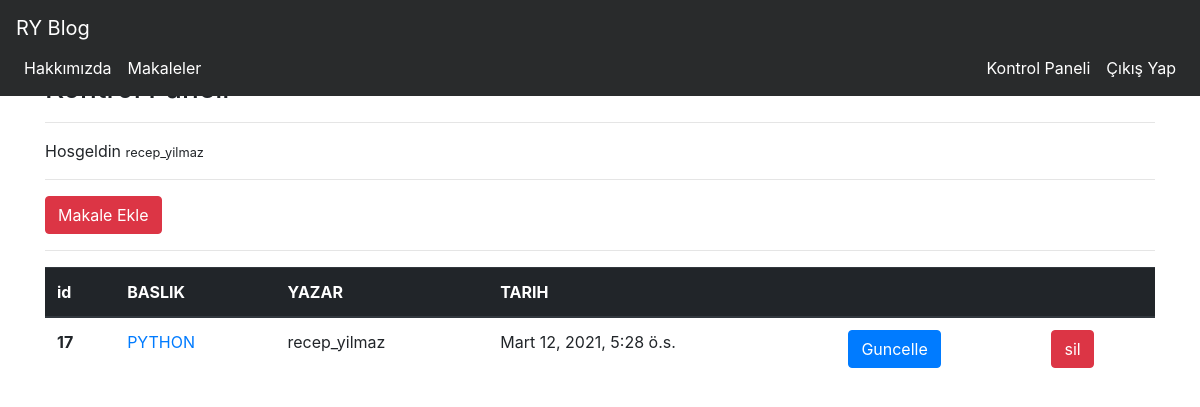
Screenshot of /articles/dashboard/ (signed in) with the database file from the repository.
### article/models.py (models this page shows, shortened)
class Article(models.Model):
    author = models.ForeignKey("auth.User", verbose_name=("Yazar"), on_delete=models.CASCADE)
    title = models.CharField(max_length= 50,verbose_name=("Baslik"))
    content = RichTextField()
    created_date = models.DateTimeField(auto_now=False, auto_now_add=True,verbose_name=("0lusturma_tarihi"))
    a_image = models.FileField(blank = True,null = True,verbose_name=("makaleye resim"))
    class Meta:
        ordering = ['-created_date']

### article/views.py (the view)
# urls.py: path('dashboard/',views.dashboarder,name = "dashboard"),
@login_required
def dashboarder(request):
    articles = Article.objects.filter(author = request.user)
    context = {
        "articles" : articles
    }
    return render(request,"dashboard.html",context)

### templates/dashboard.html
{% extends 'layout.html' %}
{% block body %}
<h3>Kontrol Paneli</h3>
<hr>
<p>
    Hosgeldin <small>{{request.user.username}} </small>
</p>
<hr>
<a class="btn btn-danger" href="{% url 'article:addarticle'  %}">Makale Ekle</a>
<hr>
{% if articles %}
<table class="table">
  <thead class="thead-dark">
    <tr>
      <th scope="col">id</th>
      <th scope="col">BASLIK</th>
      <th scope="col">YAZAR</th>
      <th scope="col">TARIH</th>
      <th scope="col"></th>
      <th scope="col"></th>
    </tr>
  </thead>
  <tbody>
  {% for article in articles  %}
  <tr>
      <th scope="row">{{article.id}}</th>
      <td>
      <a href="{% url 'article:detail' article.id %}">{{article.title}}</a>
      </td>
      <td>{{article.author}}</td>
      <td>{{article.created_date}}</td>
      <td>
      <a class="btn btn-primary" href="{% url 'article:update' article.id %}">Guncelle</a>
      </td>
      <td><a class="btn btn-danger" href="{% url 'article:delete' article.id %}">sil</a></td>
    </tr>
  {% endfor %}
  </tbody>
</table>
{% else %}
<div class="alert alert-danger">
Bir makaleniz yok
</div>
{% endif %}
{% endblock body %}

### rows the page displays
Article: id "17", title "PYTHON", author "recep_yilmaz", created_date "Mart 12, 2021, 5:28 ö.s."

### other values shown
{{ request.user.username }} "recep_yilmaz"
